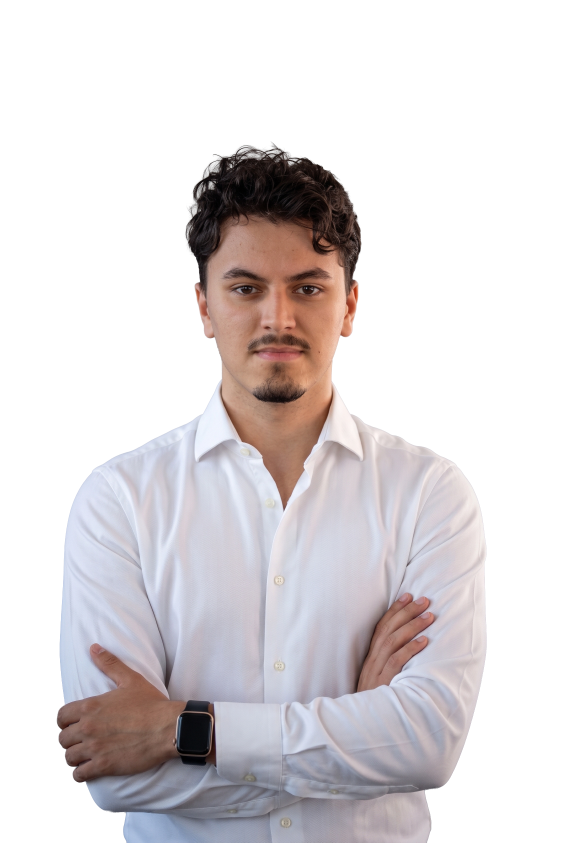
#> input picture scripts/og/photo-transparent.png, 1684 x 2528 px, given in place of photo-transparent.png.png, which was not available (shown at 1/3 size)
$ python frame.py ../og ../og/photo-transparent.png ../og/photo-transparent.png 1.0
#> lines starting #> are read from the running program, lines starting #| are printed output that depends on the picture; after the words box and inside, x2 and y2 are one past the last pixel; in counts of white or black regions, pixels touching at a corner belong together; pictures that were not available may be replaced by others from this repository, and a replacement may not be noted
"""Crop each render to 4:3 around its devices (bbox from the transparent render), same margin
for all, and save the final 1600x1200 webp. Usage: frame.py outdir name dest.webp [fill]"""
import sys
from PIL import Image
outdir, name, dest = sys.argv[1:4]
fill = float(sys.argv[4]) if len(sys.argv) > 4 else 0.86   # share of the frame the devices take
im = Image.open(f'{outdir}/{name}.png').convert('RGB')
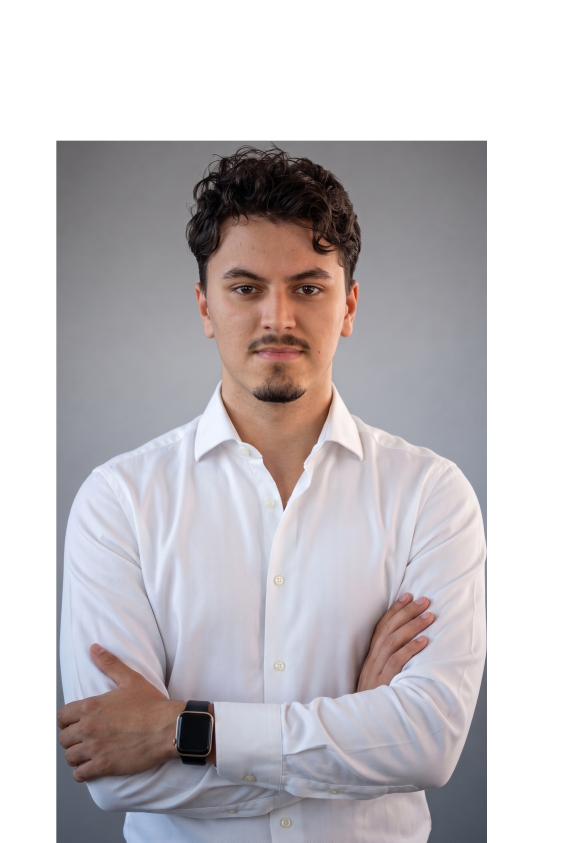
#> im: PIL image 1684x2528 RGB (shown at 1/3 size); mean R, G, B 195.8, 191.1, 194.1
a = Image.open(f'{outdir}/{name}.alpha.png').getchannel('A').point(lambda v: 255 if v > 160 else 0)
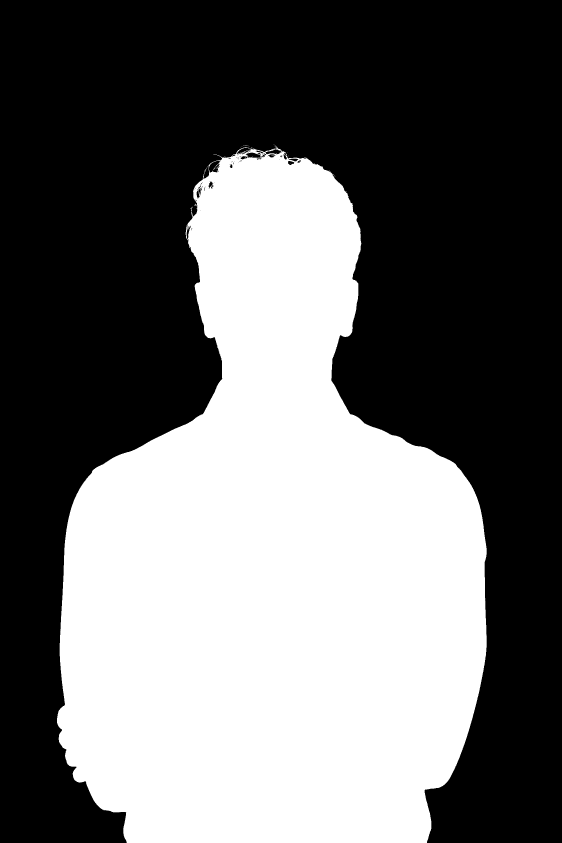
#> a: PIL image 1684x2528 L (shown at 1/3 size); 42.2% white; 44 white regions (43 under 20 px), largest, box (x1, y1, x2, y2) and area: (171, 434, 1460, 2528) 1795087
x0, y0, x1, y1 = a.getbbox()
#> x0 = 171; y0 = 432; x1 = 1460; y1 = 2528
bw, bh = x1 - x0, y1 - y0
#> bw = 1289; bh = 2096
W, H = im.size
#> W = 1684; H = 2528
# smallest 4:3 box holding the devices at `fill`
ch = max(bh / fill, bw / fill * 3 / 4); cw = ch * 4 / 3
#> after `ch = max(bh / fill, bw / fill * 3 / 4)`: ch = 2096
#> after `cw = ch * 4 / 3`: cw = 2794.7
cx, cy = (x0 + x1) / 2, (y0 + y1) / 2
#> cx = 815.5; cy = 1480
ch = min(ch, H); cw = min(cw, W, ch * 4 / 3); ch = cw * 3 / 4
#> after `cw = min(cw, W, ch * 4 / 3)`: cw = 1684
#> after `ch = cw * 3 / 4`: ch = 1263
left = min(max(cx - cw / 2, 0), W - cw); top = min(max(cy - ch / 2, 0), H - ch)
#> after `left = min(max(cx - cw / 2, 0), W - cw)`: left = 0
#> after `top = min(max(cy - ch / 2, 0), H - ch)`: top = 848.5
out = im.crop((round(left), round(top), round(left + cw), round(top + ch))).resize((1600, 1200), Image.LANCZOS)
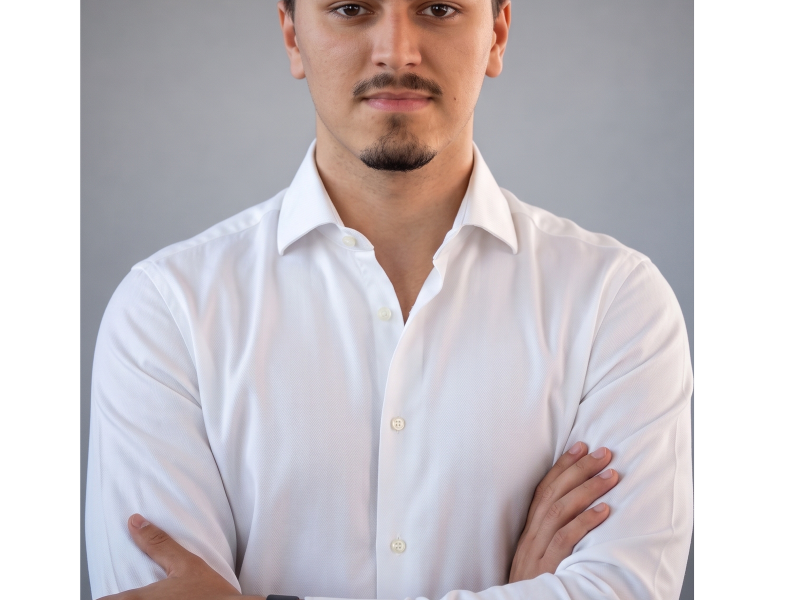
#> out: PIL image 1600x1200 RGB (shown at 1/2 size); mean R, G, B 201.5, 195.2, 199.1
out.save(dest, 'WEBP', quality=86, method=6)
print(name, 'bbox', (x0, y0, x1, y1), 'of', (W, H), '->', dest)
#| ../og/photo-transparent.png bbox (171, 432, 1460, 2528) of (1684, 2528) -> ../og/photo-transparent.png
